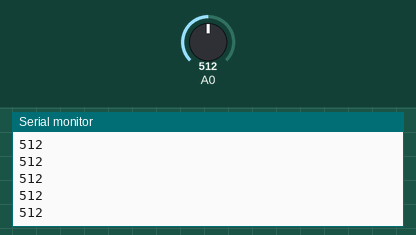
The sketch below on a simulated Arduino Uno, built with avr-gcc and run on an emulated ATmega328P. Shown: the last lines printed to the serial monitor. The inputs (shaded band) are chosen by the test bench; at power-on: A0 = 512.

Above: at 1.2 s.
1.3 s: A0 set to 716
At 1.56 s:
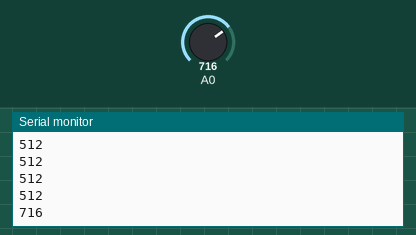
2.8 s: A0 set to 900
At 2.96 s:
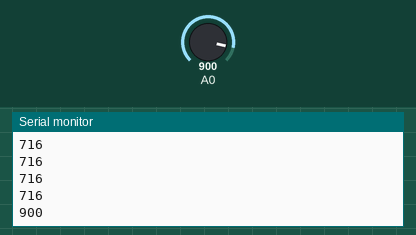
Timing chart, 0 to 5.8 s (numbered marks = the images above; inputs shaded):
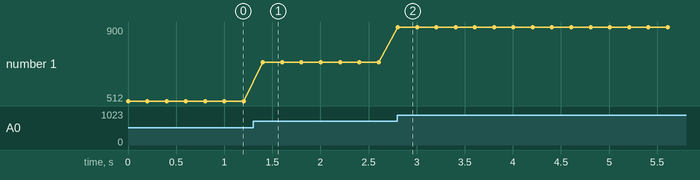

The sketch:

01_potentiometre.ino
```cpp
void setup() {
  Serial.begin(9600);
}

void loop() {
  int valeur = analogRead(A0);
  Serial.println(valeur);
  delay(200);
}
```

Measured:
- after the input at 1.3 s, the serial monitor: prints a new line after 0.10 s (image 1)
- after the input at 2.8 s, the serial monitor: prints a new line at once (image 2)
- plotted number 1: 512 → 716 after the input at 1.3 s, 716 → 900 after the input at 2.8 s
